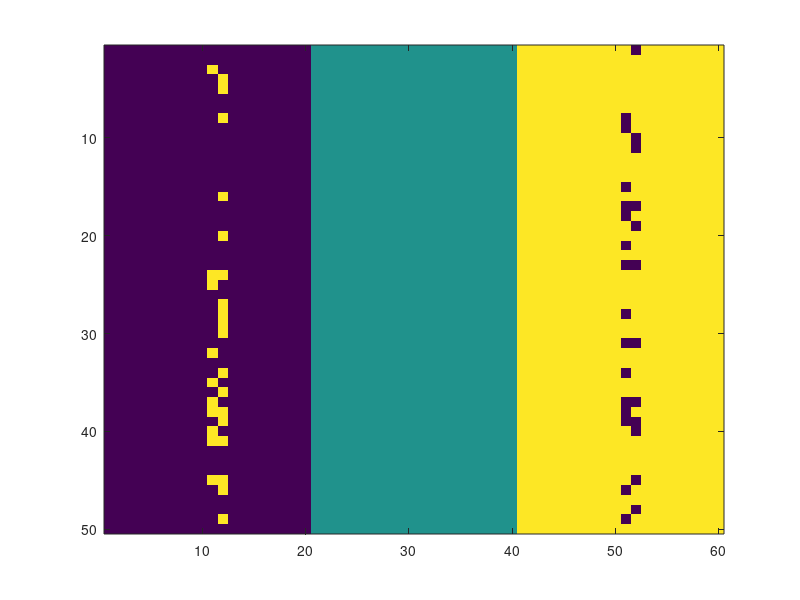

This figure's MATLAB source: (Note: this script raises an error after producing the figure.)
close all;
clear all;
X=zeros(1000,3);

for i=1:10
    for j=1:10
        for k=1:10
            X((i-1)*100+(j-1)*10+k,1) = i/10;
            X((i-1)*100+(j-1)*10+k,2) = j/10;
            X((i-1)*100+(j-1)*10+k,3) = k/10;
        end
    end
end
X=vertcat(X,X,X);


 

  %X([1:500],3) = X([1:500],3)+1.2;
%   
%   X([1001:1500],3) = X([1001:1500],3)+2.4;
   %X([1501:2000],3) = X([1501:2000],3)+1.2;
% %  
%   X([2501:3000],3) = X([2501:3000],3)+2.4;

X([1001:2000],3) = X([1001:2000],3)+1.2;
X([2001:3000],3) = X([2001:3000],3)+2.4;






% +0, 2.3, 3.6

   
   
 figure; 
 scatter3(X(:,1),X(:,2),X(:,3),[],'filled');
   
%%

 
 X=horzcat(X,zeros(3000,196));
 

 [Q,R] = qr(randn(199));
 X=X*Q;
 X=horzcat(X,ones(3000,1));
 for i=1:3
     for j=1:1000
         X((i-1)*1000 + j,200) = i; %i/10 for not using spatial
     end
 end

%  
  C_1=X(randi([500 600],30,1),:);
  C_2=X(randi([2500 2600],30,1),:);
%  
  X(randi([500 600],30,1),:)=C_2;
  X(randi([2500 2600],30,1),:) = C_1;
 
  imagesc(reshape(X(:,200),50,60));
 
addpath(genpath('/Users/shukunzhang/Desktop/Research/annavlittle-llpd_code-5d8ee720b9f2/LLPD_SpectralClustering'));

 SetDefaultParameters 
 DenoisingOpts.Method='None';
 
 %using spatial 
 LLPDopts.KNN = 1400; 
SpectralOpts.SigmaScaling = 'Manual';
SpectralOpts.SigmaValues = linspace(5, 500, 2);


% SpectralOpts.SigmaScaling = 'Automatic';
%  LLPDopts.KNN = 100; 

 SpatialReg.UseReg = 1;
 SpatialReg.Width = 50;
 SpatialReg.Height = 60;
 SpatialReg.Sigma = 19;
 SpatialReg.R=1;
 SpatialReg.r=15;
 MajorV.Use = 0;

 
 %ComparisonOpts.RunEucSC = 1;
 ComparisonOpts.EucSCSigmaScaling = 'Automatic'; 
% 
% 
% 
% 
  GeneralScript_LLPD_SC
 %figure;
 % scatter3(X(:,1),X(:,2),X(:,3),[],Labels_EuclideanSC_FullData,'filled');
 % figure;
  %figure;scatter3(X(:,1),X(:,2),X(:,3),[],Labels_LLPD_SC_FullData,'filled');
  figure; imagesc(reshape(Labels_LLPD_SC_FullData,50,60));
  %figure; imagesc(reshape(Labels_Kmeans_FullData,50,60));
%
